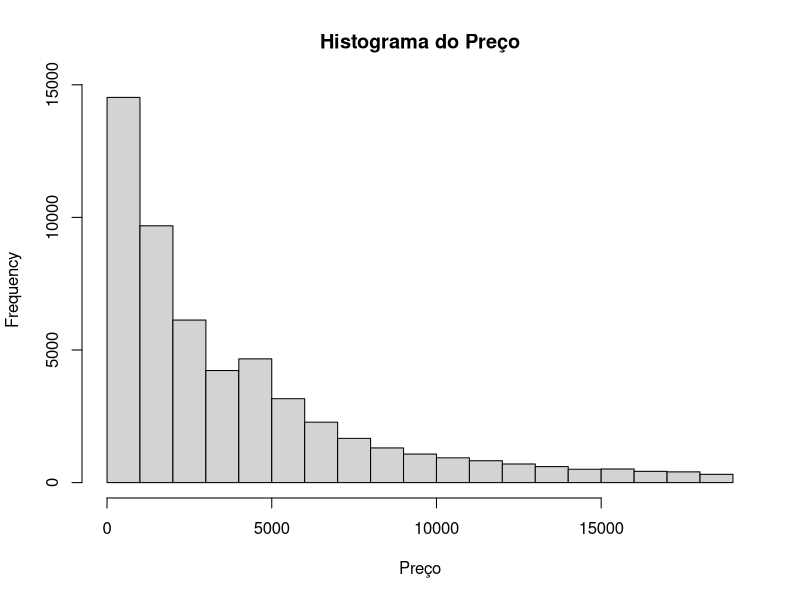
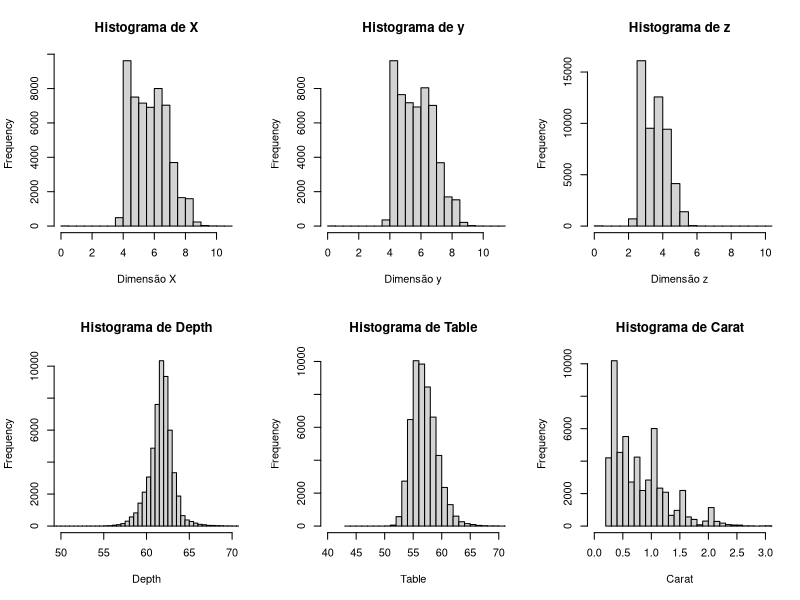
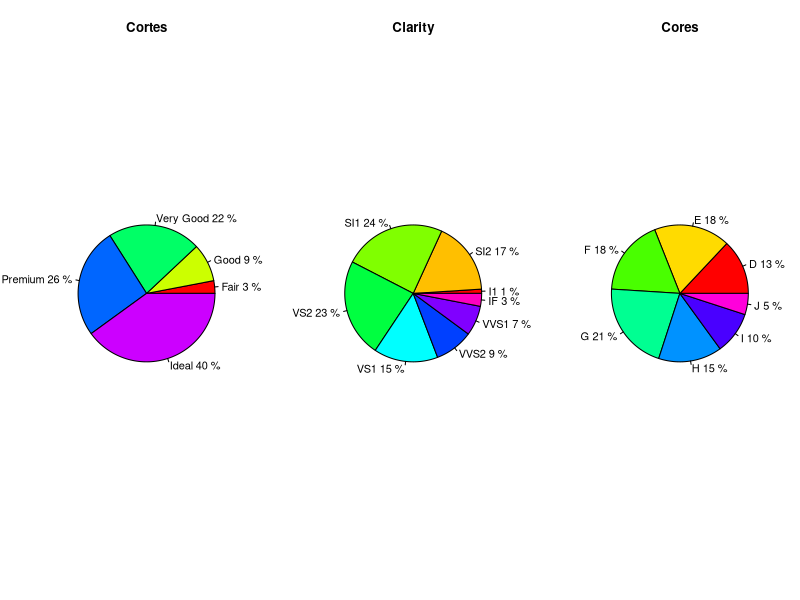

These figures' R source, in order:
## ---- chunk 1
knitr::opts_chunk$set(echo = TRUE, 
                      size = "footnotesize",
                      comment = NA,
                      warning = FALSE,
                      message = FALSE,
                      fig.align = "center",
                      fig.width = 8, 
                      fig.height = 4, 
                      fig.show = "hold",
                      fig.path = "FigurasDplyr/",
                      fig.pos = "!htb",
                      background = "#E6E6FA",
                      dev = c("png",'pdf'),
                      res=300,
                      dpi = 300,
                      cache = TRUE)
## ---- chunk 2
library(tidyverse)
library(magrittr)
library(evaluate)
library(hexbin)
## ---- chunk 3
#data(package='ggplot2')
#help("diamonds")
data('diamonds')
#View(diamonds)
dados <- as.data.frame(diamonds)
dados <- dados %>% 
  mutate(ind = 1:dim(dados)[1], .before=carat)
# Transformar wide para long (x, y, z)
# A função pipe (%>%) canaliza a saída de uma função
# control + shift + m
dadoslong <- dados %>% 
  gather(direcao, coord, c(x,y,z))
# podemos ordenar os dados por colula
dadoslong <- dadoslong %>% arrange(ind)
# transformando long para wide
dadoswide <- dadoslong %>% 
  spread(direcao,coord)
# salvar os dados em um diretorio
# para achar o caminho do diretorio: getwd()

## ---- chunk 4

head(dados)
#[comment]: <> ![Dimensões](https://encrypted-tbn0.gstatic.com/images?q=tbn:ANd9GcRvxMg4P9TfLGLgy7zL8A46Dr_fa7LIhZo_ApvYRqM9D9gzlBKUY4FRq3M8MBgJBuOWyl4&usqp=CAU)
## ---- chunk 5

hist(dados$price, xlab = "Preço", main="Histograma do Preço")

## ---- chunk 6

par(mfrow=c(2,3))
hist(dados$x, xlab = "Dimensão X", main="Histograma de X")
hist(dados$y, xlab = "Dimensão y", main="Histograma de y", xlim = c(0,11), breaks = 100)
hist(dados$z, xlab = "Dimensão z", main="Histograma de z", xlim =c(0,10), breaks = 100)
hist(dados$depth, xlab = "Depth", main="Histograma de Depth", xlim = c(50,70), breaks = 100)
hist(dados$table, xlab = "Table", main="Histograma de Table", xlim = c(40,70), breaks = 50)
hist(dados$carat, xlab = "Carat", main="Histograma de Carat", xlim = c(0,3), breaks = 50)
## ---- chunk 7

cortes <- round(prop.table(table(dados$cut))*100,0)
clareza <-round(prop.table(table(dados$clarity))*100,0)
cores <-round(prop.table(table(dados$color))*100,0)

par(mfrow=c(1,3))
pie(cortes, col=rainbow(length(table(dados$cut))), label = paste(names(cortes), cortes, "%") , main = "Cortes")
pie(clareza, col=rainbow(length(table(dados$clarity))), label = paste(names(clareza), clareza, "%"), main= "Clarity")
pie(cores, col=rainbow(length(table(dados$color))), label = paste(names(cores), cores, "%"), main="Cores")
